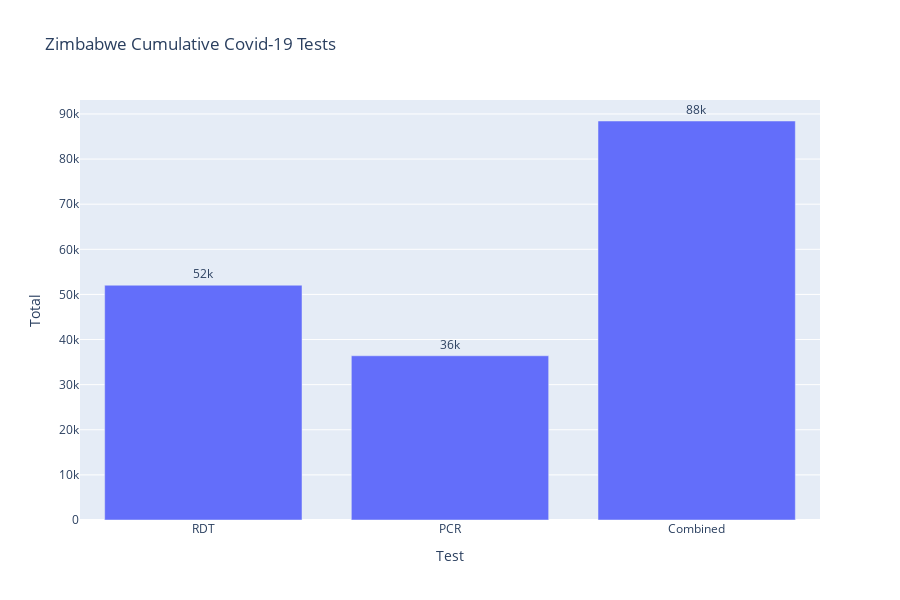

Notebook source saved alongside this figure:
### Code cell
import plotly.express as px
fig = px.bar(cumtestsdf, x='Test', y='Total', title='Zimbabwe Cumulative Covid-19 Tests', text='Total', height=600)
fig.update_traces(texttemplate='%{text:.2s}', textposition='outside')
fig.update_layout(uniformtext_minsize=8, uniformtext_mode='hide')
fig.show()

### Figure 1 — Plotly figure (JSON) as saved in the notebook; plotly's stock layout.template omitted (floating-point values rounded to 4 significant figures)
{"data": [{"alignmentgroup": "True", "hovertemplate": "Test=%{x}<br>Total=%{text}<extra></extra>", "legendgroup": "", "marker": {"color": "#636efa"}, "name": "", "offsetgroup": "", "orientation": "v", "showlegend": false, "text": [52037, 36399, 88436], "textposition": "outside", "texttemplate": "%{text:.2s}", "type": "bar", "x": ["RDT", "PCR", "Combined"], "xaxis": "x", "y": [52037, 36399, 88436], "yaxis": "y"}], "layout": {"barmode": "relative", "height": 600, "legend": {"tracegroupgap": 0}, "title": {"text": "Zimbabwe Cumulative Covid-19 Tests"}, "uniformtext": {"minsize": 8, "mode": "hide"}, "xaxis": {"anchor": "y", "domain": [0, 1], "title": {"text": "Test"}}, "yaxis": {"anchor": "x", "domain": [0, 1], "title": {"text": "Total"}}}}
